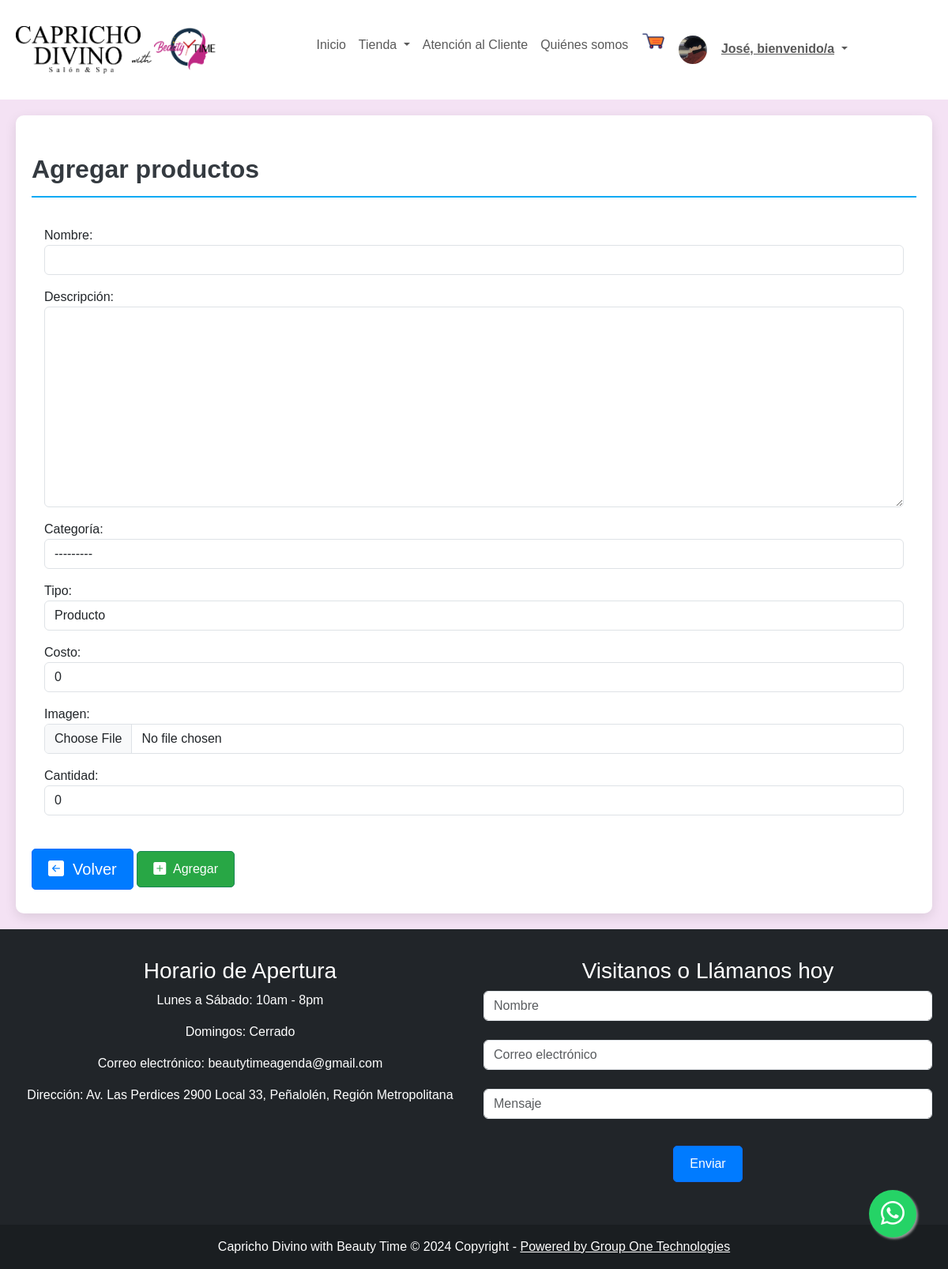
Screenshot of /paginas/agregarProducto (signed in) with the database file from the repository.
### core/models.py (models this page shows, shortened)
class User(AbstractUser):
    CLIENTE = 'Cliente'
    ADMINISTRADOR = 'Administrador'
    TIPO_USUARIO = [
        (CLIENTE, 'Cliente'),
        (ADMINISTRADOR, 'Administrador'),
    ]
    picture = models.ImageField(default = 'users/profile_default.png', upload_to='media/users/')
    direccion = models.CharField(max_length=60, null=True, blank =True)
    region = models.CharField(max_length=200, choices=REGIONES, default=REGIONES[0][0])
    comuna = models.CharField(max_length=200, choices=COMUNAS, default=COMUNAS[0][0])
    telefono = models.CharField(max_length=9, null=True, validators=[MinLengthValidator(9)])
    fecha_nac = models.DateField(null=True)
    tipo_user = models.CharField(max_length=60, choices=TIPO_USUARIO, default=CLIENTE, null=True, blank=True )

### core/views.py (the view)
# urls.py: path('paginas/agregarProducto', views.agregarProducto, name="agregarProducto"),
@login_required
def agregarProducto(request):
    if request.method == 'POST':
        form = agregarProductoForm(data=request.POST, files=request.FILES)
        if form.is_valid():
            producto = form.save(commit=False)
            producto.save()
    else:
        form = agregarProductoForm()
    context = {
        'form': form
    }
    print(context)
    return render(request, 'inventario/agregarProducto.html', context)

### core/forms.py (shortened to what this page needs)
class agregarProductoForm(forms.ModelForm):
    categoria = forms.ModelChoiceField(
        queryset=Categoria.objects.all(),
        widget=forms.Select(attrs={'class': 'form-control'}),
        label='Categoría',
        required=True
    )
    TIPO = [
        ('producto', 'Producto'),
        ('servicio', 'Servicio'),
    ]
    nombre = forms.CharField(max_length=45, label='Nombre')
    tipo = forms.ChoiceField(choices=TIPO, label='Tipo')
    costo = forms.IntegerField(initial=0, required=True, label='Costo')
    picture = forms.ImageField(required=False, label='Imagen')
    cantidad = forms.IntegerField(initial=0, required=True, label='Cantidad')
    class Meta:
        model = Producto
        fields = ['nombre', 'descripcion', 'categoria', 'tipo', 'costo', 'picture', 'cantidad']
        labels = {
            'nombre': 'Nombre',
            'descripcion': 'Descripción',
            'categoria': 'Categoría',
            'tipo': 'Tipo',
            'costo': 'Costo',
            'picture': 'Imagen',
            'cantidad':'Cantidad'
        }

### core/cart.py (called while the page is built, shortened)
  def __iter__(self):
    cart = copy.deepcopy(self.cart)
    productos = Producto.objects.filter(id__in=cart)
    for producto in productos:
      cart[str(producto.id)]["producto"] = producto

### core/context_processors.py (called while the page is built)
def cart_badge(request):
    cart = Cart(request)
    item_count = sum(item['cantidad'] for item in cart)
    return {'cart_badge': item_count}

### core/models.py (called while the page is built)
    def __str__(self):
        return self.nombre

### core/templates/inventario/agregarProducto.html (shortened to what this page needs)
{% extends "base/base.html" %}
{% load widget_tweaks %}
{% load static %}
{% block css %}
<link rel="stylesheet" href="{% static 'css/productos.css' %}">
<link rel="stylesheet" href="static/css/btnwsp.css">
{% endblock %}
{% block template %}
<div class="container">
    <div class="row">
        <div class="col-md-12">
            <div class="wrapper">
                <div class="text-left mt-4 name">
                    Agregar productos
                </div>
                <div>
                <form id=" " method="POST" class="p-3 mt-3" enctype="multipart/form-data">
                    {% for field in form %}
                      <p>
                        {{ field.label_tag }}
                        {{ field|add_class:"form-control text-dark" }}
                      </p>
                    {% endfor %}
                </div>
                <div class="buttons">
                    <div class="action_btn">
                    <a class="btn btn-primary btn-lg" href="{% url 'inventario' %}"><i class="bi bi-arrow-left-square-fill"></i>&nbsp;&nbsp;Volver</a>
                    <button type="submit" value="Submit" class="btn btn-success">
                    <i class="bi bi-plus-square-fill"></i>&nbsp;&nbsp;Agregar
                    </button>
                    </div>
                </div>
                </div>
            </div>
        </div>
    </div>
{% endblock %}

### core/templates/base/base.html (shortened to what this page needs)
{% load static %}
<!DOCTYPE html>
<html lang="es">
<head>
  <link href="https://cdn.jsdelivr.net/npm/bootstrap@5.3.0-alpha3/dist/css/bootstrap.min.css" rel="stylesheet"
>
  <link rel="stylesheet" href="https://cdn.jsdelivr.net/npm/bootstrap-icons@1.10.5/font/bootstrap-icons.css">
  <link href="https://cdnjs.cloudflare.com/ajax/libs/bootstrap-icons/1.8.3/font/bootstrap-icons.min.css"
    rel="stylesheet">
  <link rel="stylesheet" href="{% static 'css/btnwsp.css' %}">
  {% block css %}
  {% endblock %}
</head>
<body>
  {% url 'home' as home %}
  <nav class="navbar navbar-expand-lg navbar-light bg-white">
    <div class="container justify-content-center">
      <a class="navbar-brand" href="{% url 'home' %}">
        <img src="{% static 'img/Beauty-Time.png' %}" alt="Logo" class="img-fluid" style="max-height: 60px;">
      </a>
      <div class="collapse navbar-collapse justify-content-center" id="navbarSupportedContent">
        <ul class="navbar-nav mb-2 mb-lg-0">
          <li class="nav-item">
            <a class="nav-link {% if request.path == home %} active {% endif %}" aria-current="page"
              href="{% url 'home' %}">Inicio</a>
          </li>
          <li class="nav-item dropdown">
            <a class="nav-link dropdown-toggle" href="#" id="navbarDropdown" role="button" data-bs-toggle="dropdown"
              aria-expanded="false">
              Tienda
            </a>
          </li>
          <li class="nav-item">
            <a class="nav-link" href="{% url 'atencioncliente' %}">Atención al Cliente</a>
          </li>
          <li><a class="nav-link" href="{% url 'quienes_somos' %}">Quiénes somos</a></li>
          <li style="position: relative;">
              <a href="{% url 'carrito' %}" style="position: relative;">
                  <img src="{% static 'img/carrito_png.png' %}" width="30px" height="30px" alt="Carrito de Compras">
              </a>
          </li>
          {% if request.user.is_authenticated %}
          <ul class="navbar-nav">
            <li class="nav-item dropdown" style="color:white">
              <a class="nav-link dropdown-toggle" href="#" id="navbarDropdown" role="button" data-bs-toggle="dropdown"
                aria-expanded="false">
                <img src="{{ user.picture.url }}" style="border-radius: 25px; background:white;" height="36" width="36"
                  alt="Avatar" />
                <strong style="text-decoration: underline;">{{ user.first_name|capfirst }}, bienvenido/a</strong>
              </a>
            </li>
          </ul>
          {%else%}
          <li class="nav-item">
            <b> <a class="nav-link" href="{% url 'login' %}">Mi Cuenta</a></b>
          </li>
          {% endif %}
      </div>
    </div>
  </nav>
  {% block template %}
  {% endblock %}
  <footer class="bg-dark text-center text-white">
    <div class="container">
      <div class="row">
        <div class="col-md-6 mt-3">
          <div class="footer-content">
            <h3>Horario de Apertura</h3>
            <p>Lunes a Sábado: 10am - 8pm</p>
            <p>Domingos: Cerrado</p>
            <p>Correo electrónico: beautytimeagenda@gmail.com</p>
            <p>Dirección: Av. Las Perdices 2900 Local 33, Peñalolén, Región Metropolitana</p>
          </div>
        </div>
        <div class="col-md-6 mt-3">
          <div class="footer-content">
            <h3>Visitanos o Llámanos hoy</h3>
            <div class="subscribe-form">
              <input type="text" id="nombre" class="form-control" placeholder="Nombre"><br>
              <input type="email" id="subscribe-email" class="form-control" placeholder="Correo electrónico"><br>
              <input type="text" id="mensaje" class="form-control" placeholder="Mensaje"><br>
              <button type="submit" class="btn btn-primary">Enviar</button>
            </div>
          </div>
        </div>
      </div>
    </div>
    <br>
    <div class="text-center p-3" style="background-color: rgba(0, 0, 0, 0.2);">
      Capricho Divino with Beauty Time © 2024 Copyright -
      <a class="text-white" href="#">Powered by Group One Technologies</a>
    </div>
  </footer>
  <a href="https://api.whatsapp.com/send?phone=+56998027818&text=¡Hola!,%20Me%20gustaria%20obtener%20más%20información" class="float pulse" target="_blank">
    <i class="bi bi-whatsapp my-float"></i>
  </a>
</body>
</html>

### core/static/css/btnwsp.css (style rules this page uses)
.float { position: fixed; width: 60px; height: 60px; bottom: 40px; right: 40px; background-color: #25d366; color: #FFF; border-radius: 50px; text-align: center; font-size: 30px; box-shadow: 2px 2px 3px #999; z-index: 100; display: flex; align-items: center; justify-content: center; }
.pulse { animation: pulse-animation 2s infinite; }

### core/static/css/productos.css (style rules this page uses)
body { background-color: rgb(244, 226, 244); }
* { margin: 0; padding: 0; box-sizing: border-box; font-family: 'Poppins', sans-serif; }
.container { max-width: 100%; padding: 20px; margin: 0 auto; }
.wrapper { background-color: #ecf0f3; padding: 20px; border-radius: 10px; box-shadow: 0 5px 15px rgba(0,0,0,0.1); }
.name { font-size: 2rem; font-weight: bold; color: #343a40; margin-bottom: 20px; text-align: left; border-bottom: 2px solid #03A9F4; padding-bottom: 10px; }
.btn { margin: 10px 0; padding: 10px 20px; border-radius: 5px; transition: background-color 0.3s ease; }
.btn-success { background-color: #28a745; }
.btn-primary { background-color: #007bff; }
.wrapper { background-color: rgb(255, 255, 255); }

### rows the page displays
User: picture (picture), first_name "José"

### other values shown
{{ field.label_tag }} "Nombre:" "Descripción:" "Categoría:" "Tipo:" "Costo:" "Imagen:" "Cantidad:"
